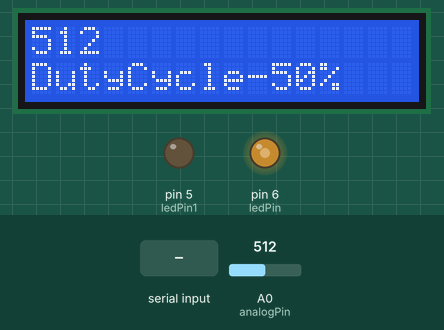
Simulated run of this sketch. Board: Arduino Uno, built with avr-gcc and run on an emulated ATmega328P. Shown: 16×2 character LCD, output pins drawn as LEDs (lit = HIGH). The test bench sets the inputs (shaded band); at power-on: A0 (analogPin) = 512. What the sketch prints to the serial monitor is not drawn.

Above: at 1.2 s.
1.3 s: A0 (analogPin) set to 716
At 3.8 s:
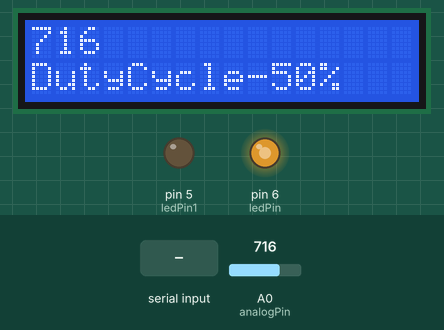
5.4 s: "1" received over Serial
At 6.9 s:
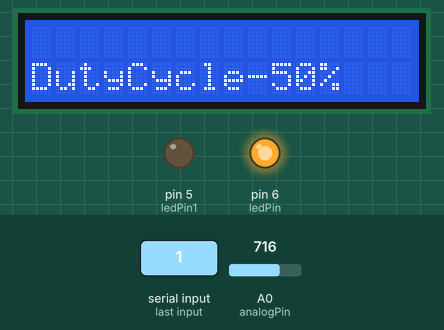
9.5 s: A0 (analogPin) set to 122
At 11.9 s:
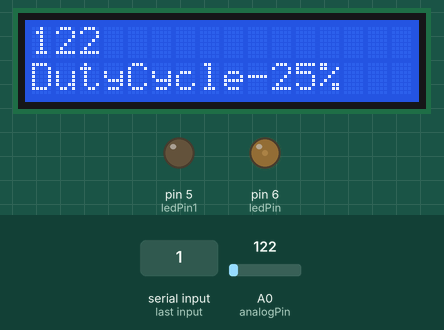
13.6 s: A0 (analogPin) set to 91
At 14.9 s:
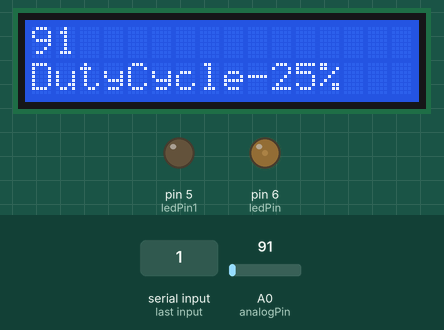
Timing chart, 0 to 16.6 s (numbered marks = the images above; inputs shaded):
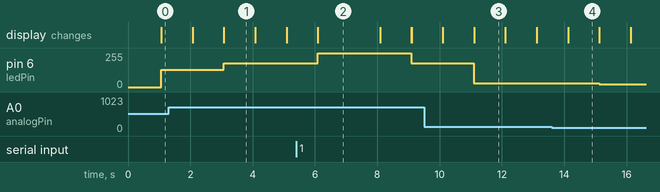

Measured:
- after the input at 1.3 s, pin 6 (ledPin): 128/255 → 179/255 after 1.8 s; the display: first differs from a run without the input after 0.77 s (image 1)
- after the input at 5.4 s, pin 6 (ledPin): 179/255 → 255/255 after 0.69 s, → 179/255 3.0 s later
- after the input at 9.5 s, pin 6 (ledPin): 179/255 → 30/255 after 1.6 s; the display: first differs from a run without the input after 0.60 s (image 3 shows a later state)
- after the input at 13.6 s, pin 6 (ledPin): 30/255 → 22/255 after 1.5 s; the display: first differs from a run without the input after 0.52 s (image 4)
- what the display in image 1 shows lasts 1.0 s, from 3.1 s to 4.1 s
- what the display in image 2 shows lasts 2.0 s, from 6.1 s to 8.1 s

The sketch:

FinalCodeDone.ino
```cpp
/*
 LCS COnnections:
 1-->GND
 2-->5V
 3-->GND
 4-->D8
 5-->GND
 6-->D9
 7-->
 8-->
 9-->
 10-->
 11-->D11
 12-->D10
 13--> D6
 14--> D7
 15-->5v
 16--> GND

 POT Coonection
 Middle--> A0
 VCC and GND

 D4 and D5 connect to DC MOTOR
 */

#include <LiquidCrystal.h>

// initialize the library with the numbers of the interface pins
LiquidCrystal lcd(8,9,4,10,11,7);
int ledPin = 6;      // LED connected to digital pin 9
int ledPin1 = 5;      // LED connected to digital pin 9
int analogPin = A0;   // potentiometer connected to analog pin 3
int val = 0;         // variable to store the read value
char read1;

void setup()
{

 lcd.begin(16,2);
  pinMode(ledPin, OUTPUT);   // sets the pin as output
  pinMode(ledPin1, OUTPUT);   // sets the pin as output
  pinMode(2, INPUT);
  Serial.begin(9600);
}

void loop()

{

  val = analogRead(analogPin); // read the input pin
  Serial.println(val);
  lcd.setCursor(0,0);
  lcd.print(val);
  delay(1000);
  analogWrite(ledPin, val / 4);// analogRead values go from 0 to 1023, analogWrite values from 0 to 255
  lcd.clear();

  if(val>=850 && val<=1024)
  {
    lcd.setCursor(0,1);
     lcd.print("DutyCycle-100%");
    // lcd.clear();

  }
  if(val>=750 && val<=849)
  {
    lcd.setCursor(0,1);
     lcd.print("DutyCycle-75%");
    // lcd.clear();

  }

  if(val>=500 && val<=749)
  {
    lcd.setCursor(0,1);
     lcd.print("DutyCycle-50%");
    // lcd.clear();

  }

  if(val>=101 && val<=499)
  {
    lcd.setCursor(0,1);
     lcd.print("DutyCycle-25%");
    // lcd.clear();

  }

  if(val>=1 && val<=100)
  {
    lcd.setCursor(0,1);
     lcd.print("DutyCycle-0 %");
    // lcd.clear();

  }


if (Serial.available()>0)
{

  read1=Serial.read();

  if(read1=='1')
{
 analogWrite(ledPin,1023/4);
 delay(2000);
}
  if(read1=='2')
{
 analogWrite(ledPin,700/4);
 delay(2000);
}
  if(read1=='3')
{
 analogWrite(ledPin,400/4);
 delay(2000);
}
  if(read1=='4')
{
 analogWrite(ledPin,4/4);
 delay(2000);

}
}
}
```
